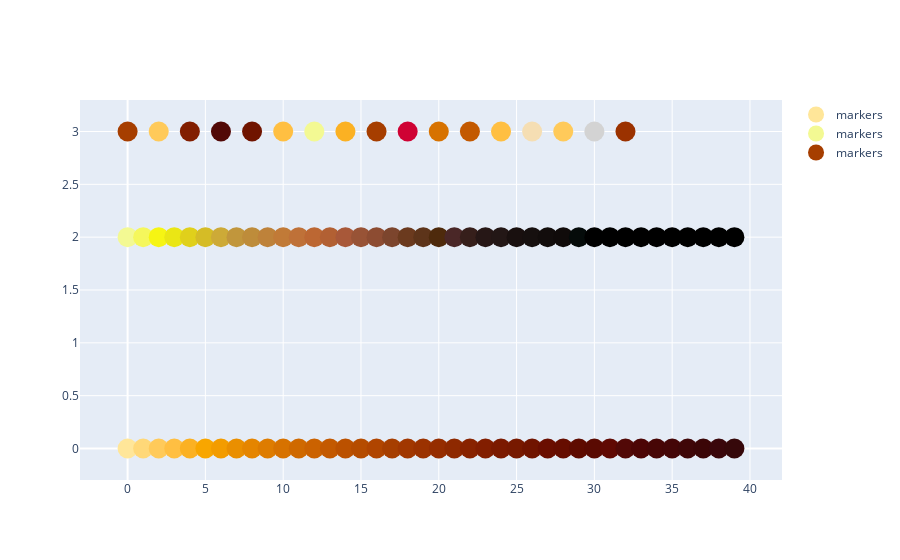

Source (notebook cell):
### Code cell
import plotly.graph_objects as go

fig = go.Figure()

# Add traces
fig.add_trace(go.Scatter(
    x=[i for i in range(40)], y=[0]*40,
    mode='markers',
    name='markers',
    marker_size=20,
    marker_color=colors_list,
    text=colors_list,
))
fig.add_trace(go.Scatter(
    x=[i for i in range(40)], y=[2]*40,
    mode='markers',
    name='markers',
    marker_size=20,
    marker_color=colors_list_2,
    text=colors_list_2,
))

fig.add_trace(go.Scatter(
    x=[2*i for i in range(17)], y=[3]*17,
    mode='markers',
    name='markers',
    marker_size=20,
    marker_color=list(map(beer_category_color, list_styles)),
    text=list_styles,
))



fig.show()

### Figure 1 — Plotly figure (JSON) as saved in the notebook; plotly's stock layout.template omitted (floating-point values rounded to 4 significant figures)
{"data": [{"marker": {"color": ["#FFE699", "#FFD878", "#FFCA5A", "#FFBF42", "#FBB123", "#F8A600", "#F39C00", "#EA8F00", "#E58500", "#DE7C00", "#D77200", "#CF6900", "#CB6200", "#C35900", "#BB5100", "#B54C00", "#B04500", "#A63E00", "#A13700", "#9B3200", "#952D00", "#8E2900", "#882300", "#821E00", "#7B1A00", "#771900", "#701400", "#6A0E00", "#660D00", "#5E0B00", "#5A0A02", "#600903", "#520907", "#4C0505", "#470606", "#440607", "#3F0708", "#3B0607", "#3A070B", "#36080A"], "size": 20}, "mode": "markers", "name": "markers", "text": ["#FFE699", "#FFD878", "#FFCA5A", "#FFBF42", "#FBB123", "#F8A600", "#F39C00", "#EA8F00", "#E58500", "#DE7C00", "#D77200", "#CF6900", "#CB6200", "#C35900", "#BB5100", "#B54C00", "#B04500", "#A63E00", "#A13700", "#9B3200", "#952D00", "#8E2900", "#882300", "#821E00", "#7B1A00", "#771900", "#701400", "#6A0E00", "#660D00", "#5E0B00", "#5A0A02", "#600903", "#520907", "#4C0505", "#470606", "#440607", "#3F0708", "#3B0607", "#3A070B", "#36080A"], "type": "scatter", "x": [0, 1, 2, 3, 4, 5, 6, 7, 8, 9, 10, 11, 12, 13, 14, 15, 16, 17, 18, 19, 20, 21, 22, 23, 24, 25, 26, 27, 28, 29, 30, 31, 32, 33, 34, 35, 36, 37, 38, 39], "y": [0, 0, 0, 0, 0, 0, 0, 0, 0, 0, 0, 0, 0, 0, 0, 0, 0, 0, 0, 0, 0, 0, 0, 0, 0, 0, 0, 0, 0, 0, 0, 0, 0, 0, 0, 0, 0, 0, 0, 0]}, {"marker": {"color": ["#F3F993", "#F5F75C", "#F6F513", "#EAE615", "#E0D01B", "#D5BC26", "#CDAA37", "#C1963C", "#BE8C3A", "#BE823A", "#C17A37", "#BF7138", "#BC6733", "#B26033", "#A85839", "#985336", "#8D4C32", "#7C452D", "#6B3A1E", "#5D341A", "#4E2A0C", "#4A2727", "#361F1B", "#261716", "#231716", "#19100F", "#16100F", "#120D0C", "#100B0A", "#050B0A"], "size": 20}, "mode": "markers", "name": "markers", "text": ["#F3F993", "#F5F75C", "#F6F513", "#EAE615", "#E0D01B", "#D5BC26", "#CDAA37", "#C1963C", "#BE8C3A", "#BE823A", "#C17A37", "#BF7138", "#BC6733", "#B26033", "#A85839", "#985336", "#8D4C32", "#7C452D", "#6B3A1E", "#5D341A", "#4E2A0C", "#4A2727", "#361F1B", "#261716", "#231716", "#19100F", "#16100F", "#120D0C", "#100B0A", "#050B0A"], "type": "scatter", "x": [0, 1, 2, 3, 4, 5, 6, 7, 8, 9, 10, 11, 12, 13, 14, 15, 16, 17, 18, 19, 20, 21, 22, 23, 24, 25, 26, 27, 28, 29, 30, 31, 32, 33, 34, 35, 36, 37, 38, 39], "y": [2, 2, 2, 2, 2, 2, 2, 2, 2, 2, 2, 2, 2, 2, 2, 2, 2, 2, 2, 2, 2, 2, 2, 2, 2, 2, 2, 2, 2, 2, 2, 2, 2, 2, 2, 2, 2, 2, 2, 2]}, {"marker": {"color": ["#A63E00", "#FFCA5A", "#821E00", "#520907", "#701400", "#FFBF42", "#F3F993", "#FBB123", "#A63E00", "#cf0234", "#D77200", "#C35900", "#FFBF42", "#F5DEB3", "#FFCA5A", "lightgray", "#9B3200"], "size": 20}, "mode": "markers", "name": "markers", "text": ["Red", "OtherBeer", "Porter", "Black", "Dark", "Pale", "Lager", "Ale", "Brown", "Fruited", "Sour", "SpecialGrain", "IPA", "Weiss", "Golden", "Other", "Strong"], "type": "scatter", "x": [0, 2, 4, 6, 8, 10, 12, 14, 16, 18, 20, 22, 24, 26, 28, 30, 32], "y": [3, 3, 3, 3, 3, 3, 3, 3, 3, 3, 3, 3, 3, 3, 3, 3, 3]}], "layout": {"autosize": true, "xaxis": {"autorange": true, "range": [-3.705, 42.71], "type": "linear"}, "yaxis": {"autorange": true, "range": [-0.3578, 3.358], "type": "linear"}}}
